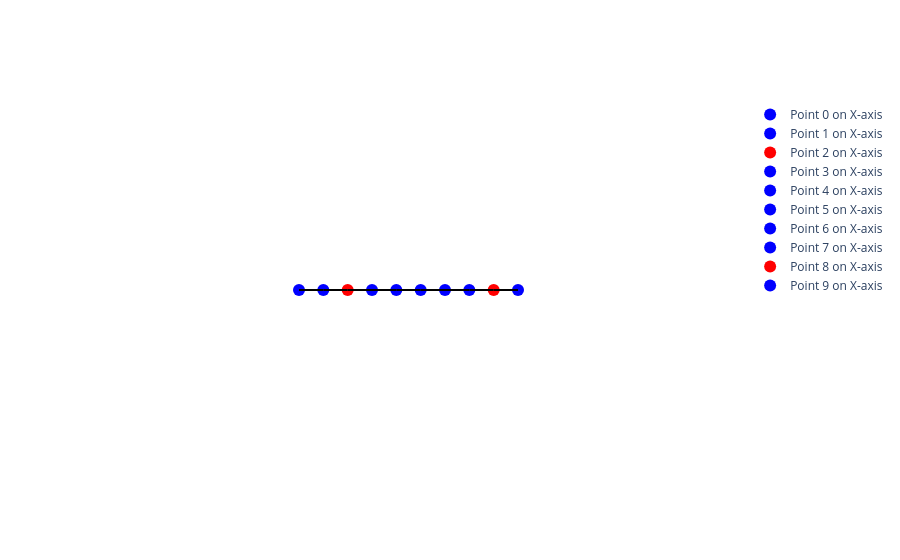

The code cell stored with this chart in its notebook:
### Code cell
import numpy as np

import plotly.graph_objects as go

# Define the number of points and red indices
num_points = 10
red_indices = [2, 8]

# Generate x coordinates for the dots
x = np.linspace(1, 2, num_points)

# Define colors for the points
colors_x = ['red' if i in red_indices else 'blue' for i in range(num_points)]

# Create the figure
fig = go.Figure()
# Increase the marker size for all dots
fig.update_traces(marker=dict(size=20))  # Set size to 20 for larger dots
# Add points on the x-axis
for i in range(num_points):
    fig.add_trace(go.Scatter(
        x=[x[i]], y=[0],
        mode='markers',
        marker=dict(size=16, color=colors_x[i]),  # Increased size to make dots bigger
        name=f'Point {i} on X-axis'
    ))

# Connect nearby dots on the x-axis
for i in range(num_points - 1):
    fig.add_trace(go.Scatter(
        x=[x[i], x[i + 1]],
        y=[0, 0],
        mode='lines',
        line=dict(color='black', width=2),
        showlegend=False
    ))

fig.update_traces(marker=dict(size=12))  # Increase the marker size for all dots
fig.update_layout(
    # xaxis=dict(range=[0, 6])
    xaxis=dict(range=[0, 3], visible=False),
    yaxis=dict(visible=False),
    plot_bgcolor='rgba(0,0,0,0)'  # Set background to none
)


# Show the plot
fig.show()

### Figure 1 — Plotly figure (JSON) as saved in the notebook; plotly's stock layout.template omitted (floating-point values rounded to 4 significant figures)
{"data": [{"marker": {"color": "blue", "size": 12}, "mode": "markers", "name": "Point 0 on X-axis", "type": "scatter", "x": [1], "y": [0]}, {"marker": {"color": "blue", "size": 12}, "mode": "markers", "name": "Point 1 on X-axis", "type": "scatter", "x": [1.111], "y": [0]}, {"marker": {"color": "red", "size": 12}, "mode": "markers", "name": "Point 2 on X-axis", "type": "scatter", "x": [1.222], "y": [0]}, {"marker": {"color": "blue", "size": 12}, "mode": "markers", "name": "Point 3 on X-axis", "type": "scatter", "x": [1.333], "y": [0]}, {"marker": {"color": "blue", "size": 12}, "mode": "markers", "name": "Point 4 on X-axis", "type": "scatter", "x": [1.444], "y": [0]}, {"marker": {"color": "blue", "size": 12}, "mode": "markers", "name": "Point 5 on X-axis", "type": "scatter", "x": [1.556], "y": [0]}, {"marker": {"color": "blue", "size": 12}, "mode": "markers", "name": "Point 6 on X-axis", "type": "scatter", "x": [1.667], "y": [0]}, {"marker": {"color": "blue", "size": 12}, "mode": "markers", "name": "Point 7 on X-axis", "type": "scatter", "x": [1.778], "y": [0]}, {"marker": {"color": "red", "size": 12}, "mode": "markers", "name": "Point 8 on X-axis", "type": "scatter", "x": [1.889], "y": [0]}, {"marker": {"color": "blue", "size": 12}, "mode": "markers", "name": "Point 9 on X-axis", "type": "scatter", "x": [2], "y": [0]}, {"line": {"color": "black", "width": 2}, "marker": {"size": 12}, "mode": "lines", "showlegend": false, "type": "scatter", "x": [1, 1.111], "y": [0, 0]}, {"line": {"color": "black", "width": 2}, "marker": {"size": 12}, "mode": "lines", "showlegend": false, "type": "scatter", "x": [1.111, 1.222], "y": [0, 0]}, {"line": {"color": "black", "width": 2}, "marker": {"size": 12}, "mode": "lines", "showlegend": false, "type": "scatter", "x": [1.222, 1.333], "y": [0, 0]}, {"line": {"color": "black", "width": 2}, "marker": {"size": 12}, "mode": "lines", "showlegend": false, "type": "scatter", "x": [1.333, 1.444], "y": [0, 0]}, {"line": {"color": "black", "width": 2}, "marker": {"size": 12}, "mode": "lines", "showlegend": false, "type": "scatter", "x": [1.444, 1.556], "y": [0, 0]}, {"line": {"color": "black", "width": 2}, "marker": {"size": 12}, "mode": "lines", "showlegend": false, "type": "scatter", "x": [1.556, 1.667], "y": [0, 0]}, {"line": {"color": "black", "width": 2}, "marker": {"size": 12}, "mode": "lines", "showlegend": false, "type": "scatter", "x": [1.667, 1.778], "y": [0, 0]}, {"line": {"color": "black", "width": 2}, "marker": {"size": 12}, "mode": "lines", "showlegend": false, "type": "scatter", "x": [1.778, 1.889], "y": [0, 0]}, {"line": {"color": "black", "width": 2}, "marker": {"size": 12}, "mode": "lines", "showlegend": false, "type": "scatter", "x": [1.889, 2], "y": [0, 0]}], "layout": {"plot_bgcolor": "rgba(0,0,0,0)", "xaxis": {"range": [0, 3], "visible": false}, "yaxis": {"visible": false}}}
